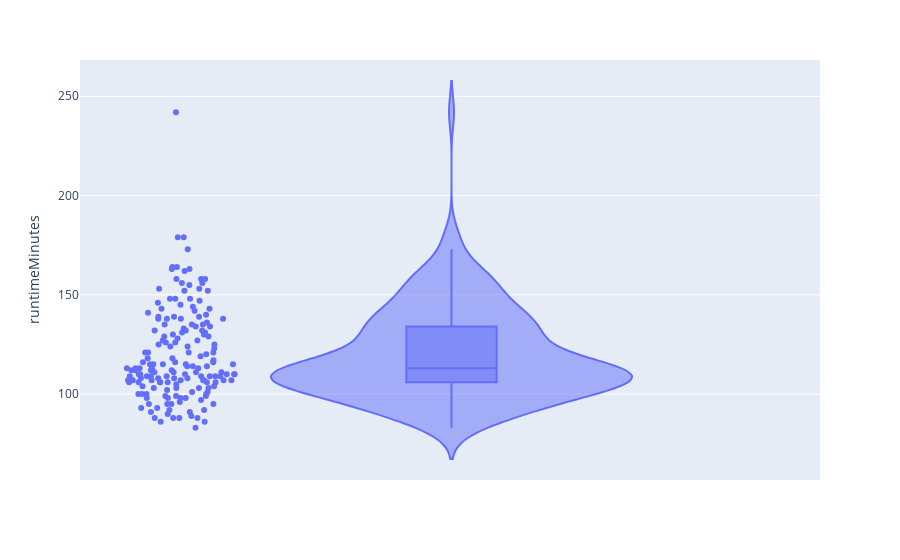

The notebook cell saved with this chart:
### Code cell
# violin
fig = px.violin(film2021, y="runtimeMinutes", box=True, # draw box plot inside the violin
                points='all', # can be 'outliers', or False
               )
fig.show()

### Figure 1 — Plotly figure (JSON) as saved in the notebook; plotly's stock layout.template omitted (floating-point values rounded to 4 significant figures; data arrays with more than 128 entries replaced by an {"elided": "..."} marker saying what was removed)
{"data": [{"alignmentgroup": "True", "box": {"visible": true}, "hovertemplate": "runtimeMinutes=%{y}<extra></extra>", "legendgroup": "", "marker": {"color": "#636efa"}, "name": "", "offsetgroup": "", "orientation": "v", "points": "all", "scalegroup": "True", "showlegend": false, "type": "violin", "x0": " ", "xaxis": "x", "y": {"elided": "172 int values"}, "y0": " ", "yaxis": "y"}], "layout": {"legend": {"tracegroupgap": 0}, "margin": {"t": 60}, "violinmode": "group", "xaxis": {"anchor": "y", "domain": [0, 1]}, "yaxis": {"anchor": "x", "domain": [0, 1], "title": {"text": "runtimeMinutes"}}}}
